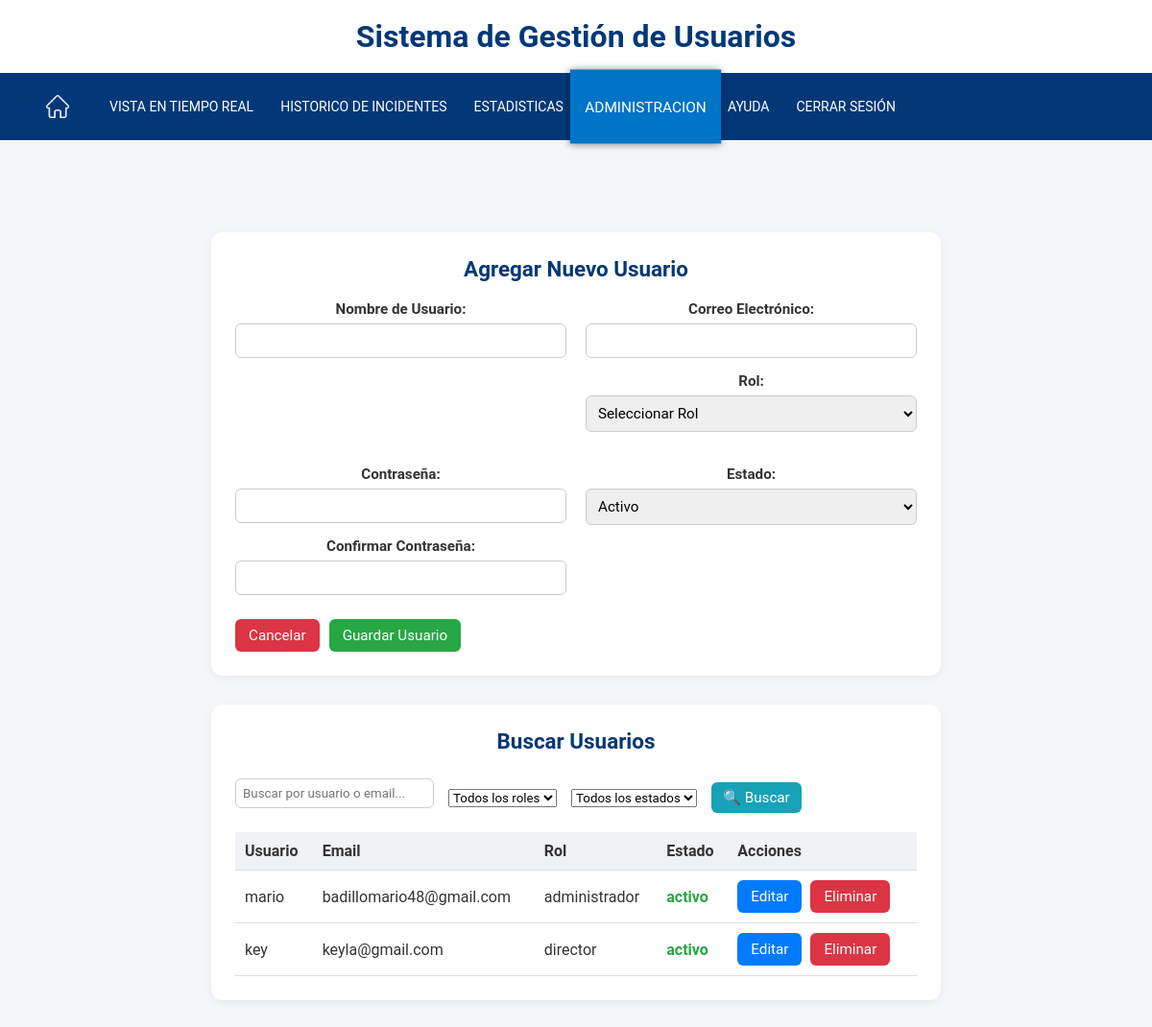
Screenshot of /web/assets/admin.php (signed in) with the database file from the repository.
### tables this page shows
CREATE TABLE `usuarios` (
  `id` int NOT NULL AUTO_INCREMENT,
  `usuario` varchar(50) NOT NULL,
  `correo` varchar(50) NOT NULL,
  `contrasena` varchar(100) NOT NULL,
  `rol` varchar(45) NOT NULL,
  `estado` varchar(45) NOT NULL,
  PRIMARY KEY (`id`)
);

### web/assets/admin.php (the view, shortened to what this page needs)
<?php
require_once 'db/conexion.php';
function obtenerUsuarios($conn, $filtros = []) {
    $query = "SELECT * FROM usuarios";
    $stmt = $conn->prepare($query);
    $stmt->execute();
    return $stmt->get_result();
}
$filtros = [
    'search' => $_GET['search'] ?? '',
    'role' => $_GET['role'] ?? '',
    'status' => $_GET['status'] ?? ''
];
$result = obtenerUsuarios($conn, $filtros);
$usuarios = [];
if ($result->num_rows > 0) {
    while($row = $result->fetch_assoc()) {
        $usuarios[] = $row;
    }
}
?>
<!DOCTYPE html>
<html lang="es">
</html>
<!DOCTYPE html>
<html lang="es">
<head>
    <link rel="stylesheet" href="css/estilos_barra_menu.css">
    <link rel="stylesheet" href="css/prueva.css">
</head>
<body>
    <header>
        <div class="superior">
            <div class="search">
                <br><h1>Sistema de Gestión de Usuarios</h1><br>
            </div>
        </div>
        <div class="container__menu">
            <nav>
                <ul>
                    <li><a href="menu.php"></a></li>
                    <li><a href="live-view.php">Vista en tiempo real</a></li>
                    <li><a href="incidents.php">Historico de incidentes</a></li>
                    <li><a href="statistics.php">Estadisticas</a></li>
                    <li><a href="" id="selected">Administracion</a></li>
                    <li><a href="ayuda.php" >Ayuda</a></li>
                    <li><a href="db/logout.php">Cerrar sesión</a></li>
                </ul>
            </nav>
        </div>
    </header><br>
    <div class="container">
        <div class="card">
            <h2 class="card-title">Agregar Nuevo Usuario</h2>
            <form id="userForm" action="db/guardar_usuario.php" method="POST">
                <div class="form-row">
                    <div class="form-col">
                        <div class="form-group">
                            <label for="username">Nombre de Usuario:</label>
                            <input type="text" id="username" name="username" required>
                        </div>
                    </div>
                    <div class="form-col">
                        <div class="form-group">
                            <label for="email">Correo Electrónico:</label>
                            <input type="email" id="email" name="email" required>
                        </div>
                        <div class="form-group">
                            <label for="role">Rol:</label>
                            <select id="role" name="role" required>
                                <option value="">Seleccionar Rol</option>
                            </select>
                        </div>
                    </div>
                    <div class="form-col">
                        <div class="form-group">
                            <label for="password">Contraseña:</label>
                            <input type="password" id="password" name="password" required>
                        </div>
                        <div class="form-group">
                            <label for="confirm_password">Confirmar Contraseña:</label>
                            <input type="password" id="confirm_password" name="confirm_password" required>
                        </div>
                    </div>
                    <div class="form-col">
                        <div class="form-group">
                            <label for="status">Estado:</label>
                            <select id="status" name="status" required>
                                <option value="activo">Activo</option>
                            </select>
                        </div>
                    </div>
                </div>
                <div class="button-group">
                    <button type="reset" class="btn btn-cancel">Cancelar</button>
                    <button type="submit" class="btn btn-save">Guardar Usuario</button>
                </div>
            </form>
        </div>
        <div class="card">
            <h2 class="card-title">Buscar Usuarios</h2>
            <form method="GET" action="" class="search-form">
                <div class="filter-row">
                    <div class="search-box">
                        <input type="text" id="searchInput" name="search" placeholder="Buscar por usuario o email..." value="<?php echo isset($_GET['search']) ? htmlspecialchars($_GET['search']) : ''; ?>">
                    </div>
                    <div class="filter-group">
                        <select id="roleFilter" name="role" class="filter-select">
                            <option value="">Todos los roles</option>
                        </select>
                    </div>
                    <div class="filter-group">
                        <select id="statusFilter" name="status" class="filter-select">
                            <option value="">Todos los estados</option>
                        </select>
                    </div>
                    <div class="filter-group">
                        <button type="submit" class="btn-search">🔍 Buscar</button>
                    </div>
                </div>
            </form>
            <table id="usersTable">
                <thead>
                    <tr>
                        <th>Usuario</th>
                        <th>Email</th>
                        <th>Rol</th>
                        <th>Estado</th>
                        <th>Acciones</th>
                    </tr>
                </thead>
                <tbody>
                    <?php foreach ($usuarios as $usuario): ?>
                        <tr>
                            <td><?php echo htmlspecialchars($usuario['usuario'] ?? ''); ?></td>
                            <td><?php echo htmlspecialchars($usuario['correo'] ?? ''); ?></td>
                            <td><?php echo htmlspecialchars($usuario['rol'] ?? ''); ?></td>
                            <td class="status-<?php echo ($usuario['estado'] ?? '') == 'activo' ? 'active' : 'inactive'; ?>">
                                <?php echo htmlspecialchars($usuario['estado'] ?? ''); ?>
                            </td>
                            <td class="actions">
                                <button class="btn btn-action btn-edit"
                                    data-id="<?php echo $usuario['id']; ?>"
                                    data-usuario="<?php echo htmlspecialchars($usuario['usuario'] ?? ''); ?>"
                                    data-correo="<?php echo htmlspecialchars($usuario['correo'] ?? ''); ?>"
                                    data-rol="<?php echo $usuario['rol'] ?? ''; ?>"
                                    data-estado="<?php echo $usuario['estado'] ?? ''; ?>"
                                    type="button">
                                    Editar
                                </button>
                                <button class="btn btn-action btn-delete" data-id="<?php echo $usuario['id']; ?>">Eliminar</button>
                            </td>
                        </tr>
                    <?php endforeach; ?>
                </tbody>
            </table>
        </div>
    </div>
</body>
</html>

### web/assets/css/estilos_barra_menu.css (style rules this page uses)
header { font-family: 'Roboto', sans-serif; position: fixed; width: 100%; top: 0; left: 0; background: white; transition: transform 0.3s ease-in-out, box-shadow 0.3s ease-in-out; z-index: 1000; }
* { box-sizing: border-box; margin: 0; padding: 0; font-family: 'Roboto', sans-serif; }
html { font-family: 'Roboto', sans-serif; text-align: center; }
h1 { margin: 0; color: #023877; font-family: 'Roboto', sans-serif; }
h2 { font-size: 24px; color: #023877; margin-bottom: 20px; font-weight: 700; text-align: center; }
a { text-decoration: none; }
.superior { max-width: 1100px; margin: auto; display: flex; align-items: center; position: relative; }
.search { flex: 2; text-align: center; }
.search h1 { margin: 0; }
.container__menu { width: 100%; height: 70px; background: #023877; padding: 0px 20px; }
nav { height: 100%; }
nav > ul { height: 100%; display: flex; }
nav ul li { height: 100%; list-style: none; position: relative; }
nav > ul > li:first-child > a { background-image: url(../img/icon/casa.png); background-size: 24px; background-repeat: no-repeat; background-position: center center; padding: 20px 40px; }
nav > ul > li > a { width: 100%; height: 100%; display: flex; align-items: center; padding: 14px; color: white; text-transform: uppercase; font-size: 14px; transition: all 300ms ease; }
#selected { transform: scale(1.1); background-color: #0074c7; box-shadow: 0px 0px 7px 0px rgba(0, 0, 0, 0.5); }

### web/assets/css/prueva.css (style rules this page uses)
body { margin: 0; font-family: 'Segoe UI', sans-serif; background-color: #f4f6f9; color: #333; padding: 180px; }
.container { padding: 40px; max-width: 1200px; margin: auto; }
.card { background: white; border-radius: 12px; box-shadow: 0 3px 10px rgba(0,0,0,0.05); padding: 25px; margin-bottom: 30px; }
.card-title { font-size: 1.4rem; margin-bottom: 20px; }
.form-row { display: flex; flex-wrap: wrap; gap: 20px; }
.form-col { flex: 1; min-width: 250px; }
.form-group { display: flex; flex-direction: column; margin-bottom: 15px; }
.form-group label { font-weight: 600; margin-bottom: 6px; font-size: 0.95rem; }
.form-group input, .form-group select, textarea { padding: 8px; border-radius: 6px; border: 1px solid #ccc; font-size: 0.95rem; }
.button-group, .filter-group { display: flex; gap: 10px; align-items: center; margin-top: 10px; }
.btn { padding: 8px 14px; border: none; border-radius: 6px; font-size: 0.95rem; cursor: pointer; }
.btn-save { background-color: #28a745; color: white; }
.btn-cancel { background-color: #dc3545; color: white; }
.btn-action { background-color: #007bff; color: white; margin-right: 5px; }
.btn-delete { background-color: #dc3545; }
.btn-search { background-color: #17a2b8; color: white; border: none; border-radius: 6px; padding: 7px 12px; font-size: 0.95rem; cursor: pointer; }
#usersTable { width: 100%; border-collapse: collapse; margin-top: 20px; }
#usersTable th, #usersTable td { text-align: left; padding: 10px; border-bottom: 1px solid #ddd; }
#usersTable th { background-color: #f0f2f5; }
.status-active { color: #28a745; font-weight: bold; }
.actions button { margin-right: 5px; }
.search-form { display: flex; flex-direction: column; gap: 10px; }
.filter-row { display: flex; flex-wrap: wrap; align-items: center; gap: 15px; }
.search-box input { padding: 7px; border-radius: 6px; border: 1px solid #ccc; }

### rows the page displays
usuarios: usuario "mario", correo "badillomario48@gmail.com", rol "administrador", estado "activo"
usuarios: usuario "key", correo "keyla@gmail.com", rol "director", estado "activo"
